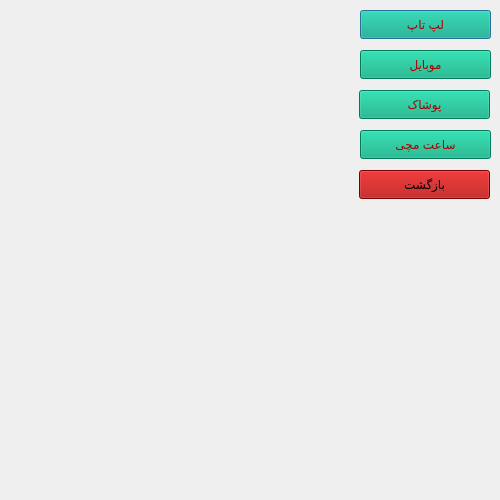
<?xml version="1.0" encoding="UTF-8"?>
<ui version="4.0">
 <class>Add_Product</class>
 <widget class="QDialog" name="Add_Product">
  <property name="geometry">
   <rect>
    <x>0</x>
    <y>0</y>
    <width>500</width>
    <height>500</height>
   </rect>
  </property>
  <property name="minimumSize">
   <size>
    <width>500</width>
    <height>500</height>
   </size>
  </property>
  <property name="maximumSize">
   <size>
    <width>500</width>
    <height>500</height>
   </size>
  </property>
  <property name="windowTitle">
   <string>Dialog</string>
  </property>
  <property name="styleSheet">
   <string notr="true">background-image: url(:/photos/add_product.png);</string>
  </property>
  <widget class="QPushButton" name="pushButton_4">
   <property name="geometry">
    <rect>
     <x>360</x>
     <y>10</y>
     <width>131</width>
     <height>29</height>
    </rect>
   </property>
   <property name="styleSheet">
    <string notr="true">background-image: url();
background-color: rgb(0, 170, 127);
color: rgb(170, 0, 0);</string>
   </property>
   <property name="text">
    <string>لپ تاپ</string>
   </property>
  </widget>
  <widget class="QPushButton" name="pushButton_5">
   <property name="geometry">
    <rect>
     <x>360</x>
     <y>50</y>
     <width>131</width>
     <height>29</height>
    </rect>
   </property>
   <property name="styleSheet">
    <string notr="true">background-image: url();
background-color: rgb(0, 170, 127);
color: rgb(170, 0, 0);</string>
   </property>
   <property name="text">
    <string>موبایل</string>
   </property>
  </widget>
  <widget class="QPushButton" name="pushButton">
   <property name="geometry">
    <rect>
     <x>359</x>
     <y>90</y>
     <width>131</width>
     <height>29</height>
    </rect>
   </property>
   <property name="styleSheet">
    <string notr="true">background-image: url();
background-color: rgb(0, 170, 127);
color: rgb(170, 0, 0);</string>
   </property>
   <property name="text">
    <string>پوشاک</string>
   </property>
  </widget>
  <widget class="QPushButton" name="pushButton_2">
   <property name="geometry">
    <rect>
     <x>360</x>
     <y>130</y>
     <width>131</width>
     <height>29</height>
    </rect>
   </property>
   <property name="styleSheet">
    <string notr="true">background-image: url();
background-color: rgb(0, 170, 127);
color: rgb(170, 0, 0);</string>
   </property>
   <property name="text">
    <string>ساعت مچی</string>
   </property>
  </widget>
  <widget class="QPushButton" name="pushButton_3">
   <property name="geometry">
    <rect>
     <x>359</x>
     <y>170</y>
     <width>131</width>
     <height>29</height>
    </rect>
   </property>
   <property name="styleSheet">
    <string notr="true">background-image: url();
background-color: rgb(170, 0, 0);
color: rgb(0, 0, 0);</string>
   </property>
   <property name="text">
    <string>بازگشت</string>
   </property>
  </widget>
 </widget>
 <resources/>
 <connections/>
</ui>
